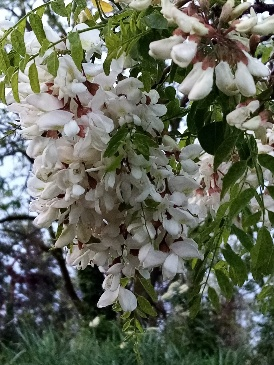
#> input picture test_images/original1.jpg, 274 x 365 px
$ python -i standard_image_operations.py   (imports and definitions only)
#> lines starting #> are read from the running program, lines starting #| are printed output that depends on the picture
from __future__ import absolute_import, annotations

from copy import deepcopy
from typing import List

import cv2 as cv
import numpy as np


class StandardImageOperations:

    ratio = 3
    kernel_size = 3
    scale = 1
    delta = 0
    depth = cv.CV_16S
    n_derivative = 2
    percentage = 85

    # [73 lines left out: functions rescale_image, grab_contours, find_canny_best_threshold, canny_edges, canny_elements, canny_on_image, not called in this run]

    @staticmethod
    def sobel_edges(greyscale_image: np.ndarray) -> np.ndarray:
        """
        Apply sobel edge detector and return the edges
        """

        greyscale_blurred_image = cv.GaussianBlur(greyscale_image, (3, 3), 0)
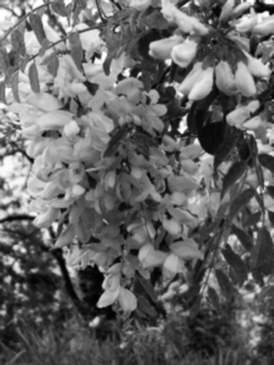
#> greyscale_blurred_image: shape (365, 274); min 1, max 254, mean 101.3
        gradient_x = cv.Sobel(greyscale_blurred_image, StandardImageOperations.depth, StandardImageOperations.n_derivative, 0,
                              ksize=StandardImageOperations.kernel_size, scale=StandardImageOperations.scale,
                              delta=StandardImageOperations.delta, borderType=cv.BORDER_DEFAULT)
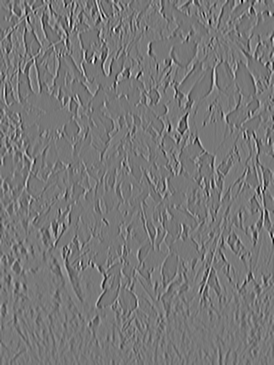
#> gradient_x: shape (365, 274) int16; min -342, max 383, mean 0; drawn with min black and max white
        gradient_y = cv.Sobel(greyscale_blurred_image, StandardImageOperations.depth, 0, StandardImageOperations.n_derivative,
                              ksize=StandardImageOperations.kernel_size, scale=StandardImageOperations.scale,
                              delta=StandardImageOperations.delta, borderType=cv.BORDER_DEFAULT)
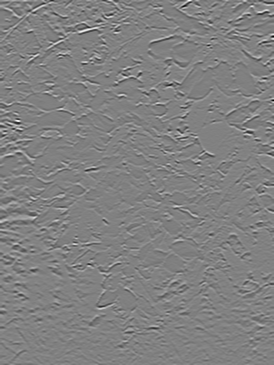
#> gradient_y: shape (365, 274) int16; min -382, max 372, mean 0; drawn with min black and max white
        abs_gradient_x = cv.convertScaleAbs(gradient_x)
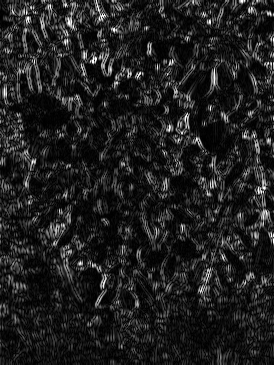
#> abs_gradient_x: shape (365, 274); min 0, max 255, mean 31.2
        abs_gradient_y = cv.convertScaleAbs(gradient_y)
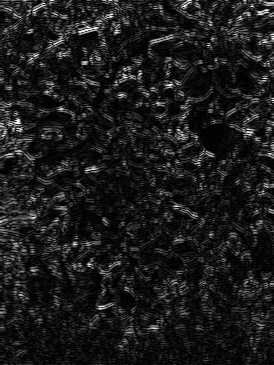
#> abs_gradient_y: shape (365, 274); min 0, max 255, mean 27.1
        gradient_image = cv.addWeighted(abs_gradient_x, 0.5, abs_gradient_y, 0.5, 0)
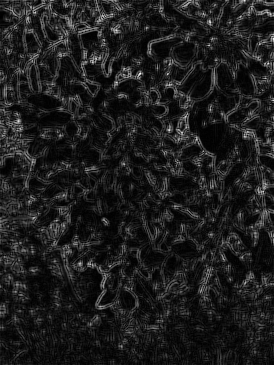
#> gradient_image: shape (365, 274); min 0, max 250, mean 29.1
        kernel = np.ones((StandardImageOperations.kernel_size, StandardImageOperations.kernel_size), np.uint8)
        close_after_sobel = cv.morphologyEx(gradient_image, cv.MORPH_CLOSE, kernel)
        return cv.morphologyEx(close_after_sobel, cv.MORPH_OPEN, kernel)
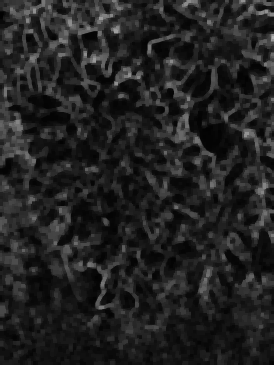
#> returned value: shape (365, 274); min 2, max 176, mean 33.7

    # [58 lines left out: functions remove_percentile, apply_hsv_mask, get_hsv_mask, not called in this run]

>>> import cv2
>>> picture = cv2.imread('../../test_images/original1.jpg', cv2.IMREAD_GRAYSCALE)
>>> result = StandardImageOperations().sobel_edges(picture)

$ run again, on test_images/original2.jpg
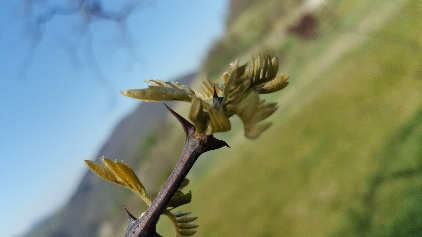
#> input picture test_images/original2.jpg, 422 x 237 px
#> in sobel_edges, `gradient_y = cv.Sobel(greyscale_blurred_image, StandardImageOperations..`:
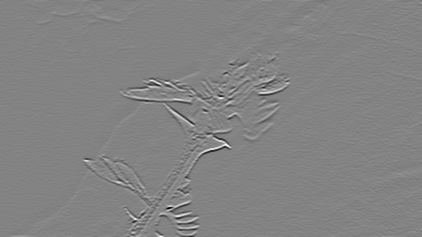
#> gradient_y: shape (237, 422) int16; min -187, max 176, mean 0; drawn with min black and max white
#> in sobel_edges, `close_after_sobel = cv.morphologyEx(gradient_image, cv.MORPH_CLOSE, ke..`:
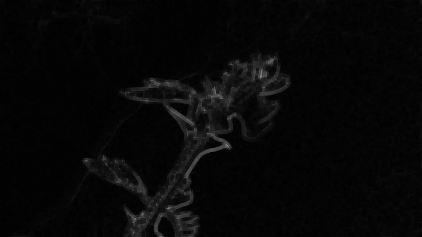
#> close_after_sobel: shape (237, 422); min 0, max 156, mean 7.2

$ run again, on test_images/original3.jpg
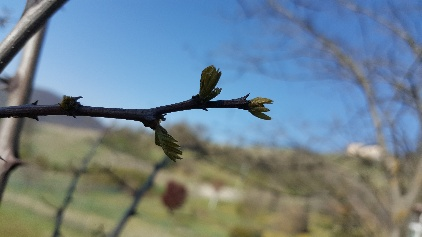
#> input picture test_images/original3.jpg, 422 x 237 px
#> in sobel_edges, `gradient_y = cv.Sobel(greyscale_blurred_image, StandardImageOperations..`:
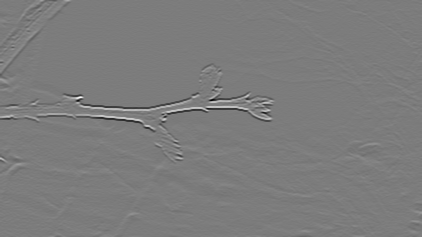
#> gradient_y: shape (237, 422) int16; min -296, max 310, mean 0; drawn with min black and max white
#> in sobel_edges, `gradient_image = cv.addWeighted(abs_gradient_x, 0.5, abs_gradient_y, 0..`:
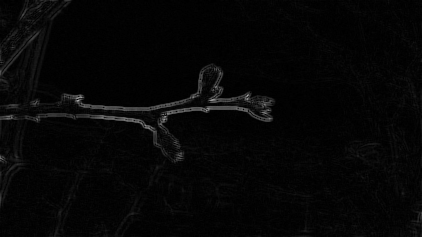
#> gradient_image: shape (237, 422); min 0, max 173, mean 6.2

$ run again, on test_images/original4.jpg
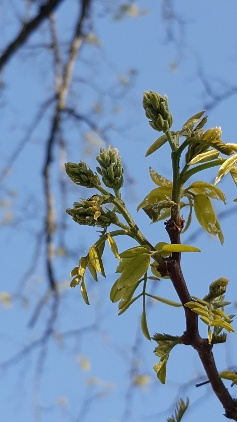
#> input picture test_images/original4.jpg, 237 x 422 px
#> in sobel_edges, `close_after_sobel = cv.morphologyEx(gradient_image, cv.MORPH_CLOSE, ke..`:
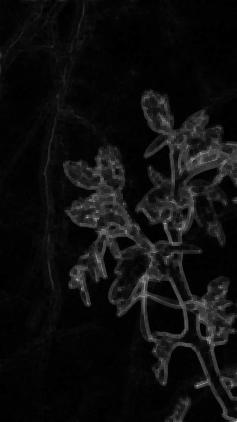
#> close_after_sobel: shape (422, 237); min 0, max 200, mean 14.1
